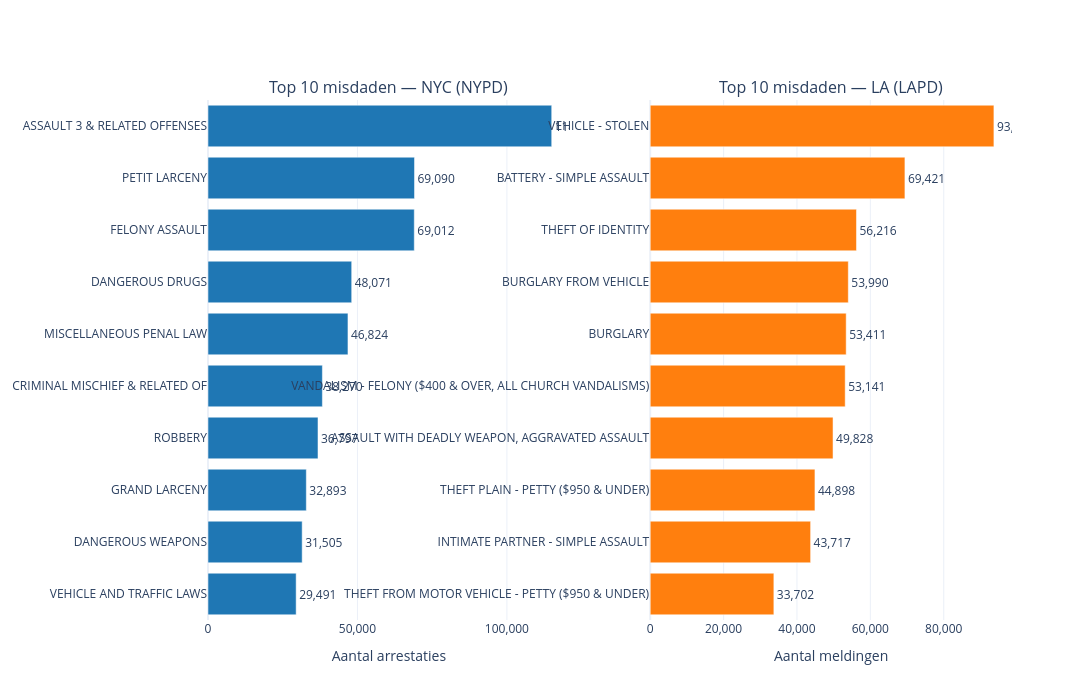

Notebook code cell kept with this figure:
### Code cell
nypd_types = (df_nypd['OFNS_DESC']
              .value_counts()
              .head(10)
              .reset_index())
nypd_types.columns = ['misdaad', 'count']

lapd_types = (df_lapd['Crm Cd Desc']
              .value_counts()
              .head(10)
              .reset_index())
lapd_types.columns = ['misdaad', 'count']

fig = make_subplots(
    rows=1, cols=2,
    subplot_titles=('Top 10 misdaden — NYC (NYPD)', 'Top 10 misdaden — LA (LAPD)')
)

fig.add_trace(go.Bar(
    x=nypd_types['count'][::-1],
    y=nypd_types['misdaad'][::-1],
    orientation='h',
    marker_color='#1f77b4',
    text=[f'{int(v):,}' for v in nypd_types['count'][::-1]],
    textposition='outside',
    name='NYC (NYPD)'
), row=1, col=1)

fig.add_trace(go.Bar(
    x=lapd_types['count'][::-1],
    y=lapd_types['misdaad'][::-1],
    orientation='h',
    marker_color='#ff7f0e',
    text=[f'{int(v):,}' for v in lapd_types['count'][::-1]],
    textposition='outside',
    name='LA (LAPD)'
), row=1, col=2)

fig.update_xaxes(title_text='Aantal arrestaties', tickformat=',', row=1, col=1)
fig.update_xaxes(title_text='Aantal meldingen', tickformat=',', row=1, col=2)

fig.update_layout(
    showlegend=False,
    template='plotly_white',
    width=1400,
    height=700,
    title=dict(font=dict(size=20, family='Arial Black'))
)

fig.write_image('misdaadtypes_nyc_vs_la.png', scale=2)
fig.show()

### Figure 1 — Plotly figure (JSON) as saved in the notebook; plotly's stock layout.template omitted (floating-point values rounded to 4 significant figures)
{"data": [{"marker": {"color": "#1f77b4"}, "name": "NYC (NYPD)", "orientation": "h", "text": ["29,491", "31,505", "32,893", "36,797", "38,270", "46,824", "48,071", "69,012", "69,090", "114,989"], "textposition": "outside", "type": "bar", "x": [29491, 31505, 32893, 36797, 38270, 46824, 48071, 69012, 69090, 114989], "xaxis": "x", "y": ["VEHICLE AND TRAFFIC LAWS", "DANGEROUS WEAPONS", "GRAND LARCENY", "ROBBERY", "CRIMINAL MISCHIEF & RELATED OF", "MISCELLANEOUS PENAL LAW", "DANGEROUS DRUGS", "FELONY ASSAULT", "PETIT LARCENY", "ASSAULT 3 & RELATED OFFENSES"], "yaxis": "y"}, {"marker": {"color": "#ff7f0e"}, "name": "LA (LAPD)", "orientation": "h", "text": ["33,702", "43,717", "44,898", "49,828", "53,141", "53,411", "53,990", "56,216", "69,421", "93,674"], "textposition": "outside", "type": "bar", "x": [33702, 43717, 44898, 49828, 53141, 53411, 53990, 56216, 69421, 93674], "xaxis": "x2", "y": ["THEFT FROM MOTOR VEHICLE - PETTY ($950 & UNDER)", "INTIMATE PARTNER - SIMPLE ASSAULT", "THEFT PLAIN - PETTY ($950 & UNDER)", "ASSAULT WITH DEADLY WEAPON, AGGRAVATED ASSAULT", "VANDALISM - FELONY ($400 & OVER, ALL CHURCH VANDALISMS)", "BURGLARY", "BURGLARY FROM VEHICLE", "THEFT OF IDENTITY", "BATTERY - SIMPLE ASSAULT", "VEHICLE - STOLEN"], "yaxis": "y2"}], "layout": {"annotations": [{"font": {"size": 16}, "showarrow": false, "text": "Top 10 misdaden — NYC (NYPD)", "x": 0.225, "xanchor": "center", "xref": "paper", "y": 1, "yanchor": "bottom", "yref": "paper"}, {"font": {"size": 16}, "showarrow": false, "text": "Top 10 misdaden — LA (LAPD)", "x": 0.775, "xanchor": "center", "xref": "paper", "y": 1, "yanchor": "bottom", "yref": "paper"}], "height": 700, "showlegend": false, "title": {"font": {"family": "Arial Black", "size": 20}}, "width": 1400, "xaxis": {"anchor": "y", "domain": [0, 0.45], "tickformat": ",", "title": {"text": "Aantal arrestaties"}}, "xaxis2": {"anchor": "y2", "domain": [0.55, 1], "tickformat": ",", "title": {"text": "Aantal meldingen"}}, "yaxis": {"anchor": "x", "domain": [0, 1]}, "yaxis2": {"anchor": "x2", "domain": [0, 1]}}}
